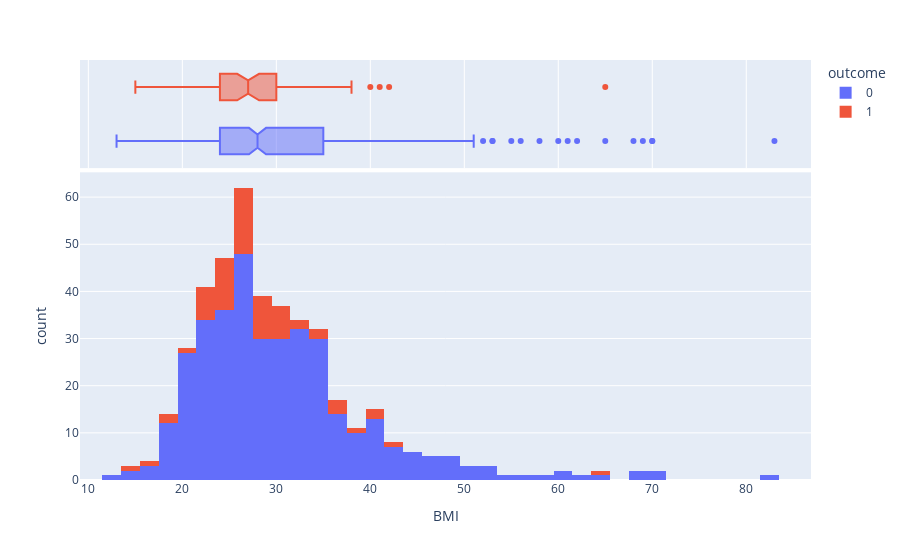

Notebook code for this chart:
### Markdown cell above
WE CAN CLEARLY SEE THAT THE MOST DEATHS ARE FROM AGES 88-89 AND ALSO AS AGE IS INCREASED THE NUMBER OF DEATHS ARE INCREASING

### Code cell
df1 = df.dropna(subset=['BMI'])
fig = px.histogram(df, x="BMI", color="outcome", marginal="box", hover_data=df1.columns)
fig.show()

### Figure 1 — Plotly figure (JSON) as saved in the notebook; plotly's stock layout.template omitted (floating-point values rounded to 4 significant figures; data arrays with more than 128 entries replaced by an {"elided": "..."} marker saying what was removed)
{"data": [{"alignmentgroup": "True", "bingroup": "x", "hovertemplate": "outcome=0<br>BMI=%{x}<br>count=%{y}<extra></extra>", "legendgroup": "0", "marker": {"color": "#636efa"}, "name": "0", "offsetgroup": "0", "orientation": "v", "showlegend": true, "type": "histogram", "x": {"elided": "363 int values"}, "xaxis": "x", "yaxis": "y"}, {"alignmentgroup": "True", "customdata": {"elided": "363x51 int values"}, "hovertemplate": "outcome=%{customdata[2]}<br>BMI=%{customdata[5]}<br>group=%{customdata[0]}<br>ID=%{customdata[1]}<br>age=%{customdata[3]}<br>gendera=%{customdata[4]}<br>hypertensive=%{customdata[6]}<br>atrialfibrillation=%{customdata[7]}<br>CHD with no MI=%{customdata[8]}<br>diabetes=%{customdata[9]}<br>deficiencyanemias=%{customdata[10]}<br>depression=%{customdata[11]}<br>Hyperlipemia=%{customdata[12]}<br>Renal failure=%{customdata[13]}<br>COPD=%{customdata[14]}<br>heart rate=%{customdata[15]}<br>Systolic blood pressure=%{customdata[16]}<br>Diastolic blood pressure=%{customdata[17]}<br>Respiratory rate=%{customdata[18]}<br>temperature=%{customdata[19]}<br>SP O2=%{customdata[20]}<br>Urine output=%{customdata[21]}<br>hematocrit=%{customdata[22]}<br>RBC=%{customdata[23]}<br>MCH=%{customdata[24]}<br>MCHC=%{customdata[25]}<br>MCV=%{customdata[26]}<br>RDW=%{customdata[27]}<br>Leucocyte=%{customdata[28]}<br>Platelets=%{customdata[29]}<br>Neutrophils=%{customdata[30]}<br>Basophils=%{customdata[31]}<br>Lymphocyte=%{customdata[32]}<br>PT=%{customdata[33]}<br>INR=%{customdata[34]}<br>NT-proBNP=%{customdata[35]}<br>Creatine kinase=%{customdata[36]}<br>Creatinine=%{customdata[37]}<br>Urea nitrogen=%{customdata[38]}<br>glucose=%{customdata[39]}<br>Blood potassium=%{customdata[40]}<br>Blood sodium=%{customdata[41]}<br>Blood calcium=%{customdata[42]}<br>Chloride=%{customdata[43]}<br>Anion gap=%{customdata[44]}<br>Magnesium ion=%{customdata[45]}<br>PH=%{customdata[46]}<br>Bicarbonate=%{customdata[47]}<br>Lactic acid=%{customdata[48]}<br>PCO2=%{customdata[49]}<br>EF=%{customdata[50]}<extra></extra>", "legendgroup": "0", "marker": {"color": "#636efa"}, "name": "0", "notched": true, "offsetgroup": "0", "showlegend": false, "type": "box", "x": {"elided": "363 int values"}, "xaxis": "x2", "yaxis": "y2"}, {"alignmentgroup": "True", "bingroup": "x", "hovertemplate": "outcome=1<br>BMI=%{x}<br>count=%{y}<extra></extra>", "legendgroup": "1", "marker": {"color": "#EF553B"}, "name": "1", "offsetgroup": "1", "orientation": "v", "showlegend": true, "type": "histogram", "x": [37, 38, 34, 25, 23, 31, 15, 23, 65, 33, 26, 27, 40, 22, 26, 25, 29, 24, 29, 36, 24, 29, 27, 30, 42, 41, 27, 22, 18, 27, 33, 28, 17, 23, 26, 30, 28, 18, 27, 24, 28, 26, 26, 24, 28, 30, 26, 25, 22, 29, 24, 24, 24, 30, 21, 31, 27, 22, 30, 27, 34, 24, 26, 36, 28], "xaxis": "x", "yaxis": "y"}, {"alignmentgroup": "True", "customdata": {"elided": "65x51 int values"}, "hovertemplate": "outcome=%{customdata[2]}<br>BMI=%{customdata[5]}<br>group=%{customdata[0]}<br>ID=%{customdata[1]}<br>age=%{customdata[3]}<br>gendera=%{customdata[4]}<br>hypertensive=%{customdata[6]}<br>atrialfibrillation=%{customdata[7]}<br>CHD with no MI=%{customdata[8]}<br>diabetes=%{customdata[9]}<br>deficiencyanemias=%{customdata[10]}<br>depression=%{customdata[11]}<br>Hyperlipemia=%{customdata[12]}<br>Renal failure=%{customdata[13]}<br>COPD=%{customdata[14]}<br>heart rate=%{customdata[15]}<br>Systolic blood pressure=%{customdata[16]}<br>Diastolic blood pressure=%{customdata[17]}<br>Respiratory rate=%{customdata[18]}<br>temperature=%{customdata[19]}<br>SP O2=%{customdata[20]}<br>Urine output=%{customdata[21]}<br>hematocrit=%{customdata[22]}<br>RBC=%{customdata[23]}<br>MCH=%{customdata[24]}<br>MCHC=%{customdata[25]}<br>MCV=%{customdata[26]}<br>RDW=%{customdata[27]}<br>Leucocyte=%{customdata[28]}<br>Platelets=%{customdata[29]}<br>Neutrophils=%{customdata[30]}<br>Basophils=%{customdata[31]}<br>Lymphocyte=%{customdata[32]}<br>PT=%{customdata[33]}<br>INR=%{customdata[34]}<br>NT-proBNP=%{customdata[35]}<br>Creatine kinase=%{customdata[36]}<br>Creatinine=%{customdata[37]}<br>Urea nitrogen=%{customdata[38]}<br>glucose=%{customdata[39]}<br>Blood potassium=%{customdata[40]}<br>Blood sodium=%{customdata[41]}<br>Blood calcium=%{customdata[42]}<br>Chloride=%{customdata[43]}<br>Anion gap=%{customdata[44]}<br>Magnesium ion=%{customdata[45]}<br>PH=%{customdata[46]}<br>Bicarbonate=%{customdata[47]}<br>Lactic acid=%{customdata[48]}<br>PCO2=%{customdata[49]}<br>EF=%{customdata[50]}<extra></extra>", "legendgroup": "1", "marker": {"color": "#EF553B"}, "name": "1", "notched": true, "offsetgroup": "1", "showlegend": false, "type": "box", "x": [37, 38, 34, 25, 23, 31, 15, 23, 65, 33, 26, 27, 40, 22, 26, 25, 29, 24, 29, 36, 24, 29, 27, 30, 42, 41, 27, 22, 18, 27, 33, 28, 17, 23, 26, 30, 28, 18, 27, 24, 28, 26, 26, 24, 28, 30, 26, 25, 22, 29, 24, 24, 24, 30, 21, 31, 27, 22, 30, 27, 34, 24, 26, 36, 28], "xaxis": "x2", "yaxis": "y2"}], "layout": {"barmode": "relative", "legend": {"title": {"text": "outcome"}, "tracegroupgap": 0}, "margin": {"t": 60}, "xaxis": {"anchor": "y", "domain": [0, 1], "title": {"text": "BMI"}}, "xaxis2": {"anchor": "y2", "domain": [0, 1], "matches": "x", "showgrid": true, "showticklabels": false}, "yaxis": {"anchor": "x", "domain": [0, 0.7326], "title": {"text": "count"}}, "yaxis2": {"anchor": "x2", "domain": [0.7426, 1], "matches": "y2", "showgrid": false, "showline": false, "showticklabels": false, "ticks": ""}}}
